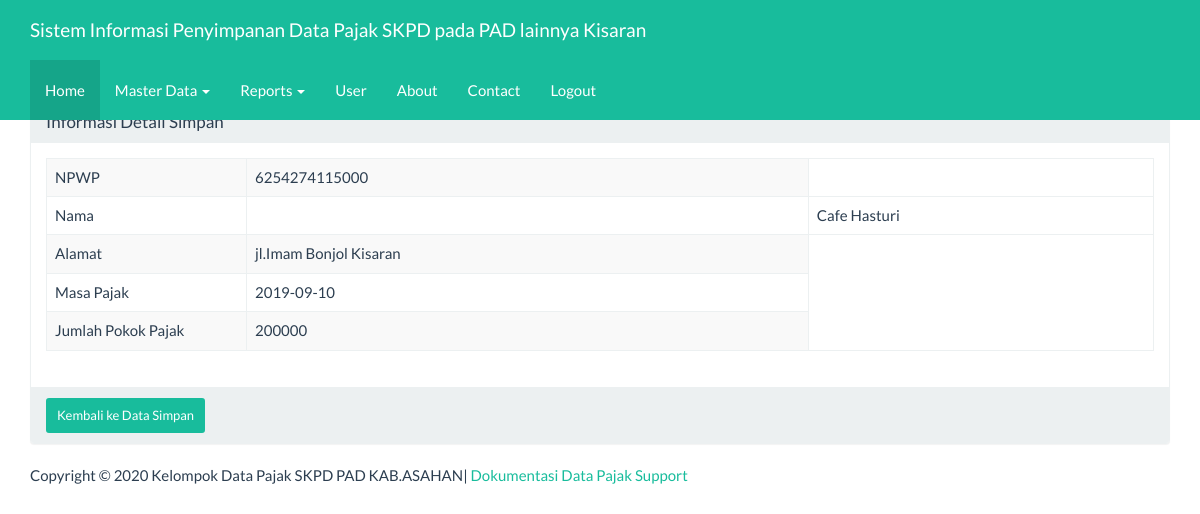
The app's page /index_admin.php?page=arsip&actions=detail&id=26 (signed in) with its own data.
### tables this page shows
CREATE TABLE `tbl_simpan` (
  `id` int(5) NOT NULL,
  `npwp` varchar(20) NOT NULL,
  `jenis_pajak` varchar(20) NOT NULL,
  `nama` varchar(50) NOT NULL,
  `penerima` varchar(50) NOT NULL,
  `pemberi` varchar(50) NOT NULL,
  `tgl_masuk` date NOT NULL,
  `alamat` text NOT NULL,
  `masa_pajak` date NOT NULL,
  `jumlah_pokok_pajak` varchar(20) NOT NULL
);

### views/arsip_detail.php (the view)
<div class="container">
    <div class="row">
        <div class="col-xs-12">
            <div class="panel panel-default">
                <div class="panel-heading">
                    <h3 class="panel-title">Informasi Detail Simpan</h3>
                </div>
                <div class="panel-body">
                    <?php
                    $sql = "SELECT *FROM tbl_simpan WHERE id ='" . $_GET ['id'] . "'";
                    $query = mysqli_query($koneksi, $sql) or die("SQL Detail error");
                    $data = mysqli_fetch_array($query);
                    ?>
                    <table class="table table-bordered table-striped table-hover">
                        <tr>
                            <td width="200">NPWP</td> <td><?= $data['npwp'] ?></td>
                        </tr>
                        <tr>
                            <td>Nama<td> <td><?= $data['nama'] ?></td>
                        </tr>
                        <tr>
                            <td>Alamat</td> <td><?= $data['alamat'] ?></td>
                        </tr>
						<tr>
                            <td>Masa Pajak</td> <td><?= $data['masa_pajak'] ?></td>
                        </tr>
                        <tr>
                            <td>Jumlah Pokok Pajak</td> <td><?= $data['jumlah_pokok_pajak'] ?></td>
                        </tr>
                    </table>
                </div>
                <div class="panel-footer">
                    <a href="?page=arsip&actions=tampil" class="btn btn-success btn-sm">
                        Kembali ke Data Simpan </a>
                </div>
            </div>
        </div>
    </div>
</div>

### index_admin.php (style rules this page uses)
body { margin-top:70px; }

### records on screen
tbl_simpan: npwp "6254274115000", nama "Cafe Hasturi", alamat "jl.Imam Bonjol Kisaran", masa_pajak "2019-09-10", jumlah_pokok_pajak "200000"
